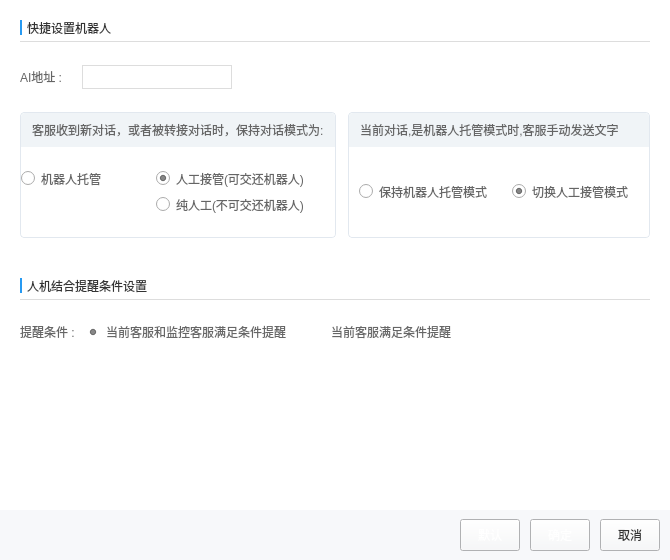
<?xml version="1.0" encoding="UTF-8"?>
<ui version="4.0">
 <class>UIYL_EachbotSettingWidget</class>
 <widget class="QWidget" name="UIYL_EachbotSettingWidget">
  <property name="geometry">
   <rect>
    <x>0</x>
    <y>0</y>
    <width>670</width>
    <height>560</height>
   </rect>
  </property>
  
  <property name="windowTitle">
   <string>UIEachBot 设置</string>
  </property>
  <property name="styleSheet">
   <string notr="true">background-color: rgb(255, 255, 255);</string>
  </property>
  <layout class="QHBoxLayout" name="horizontalLayout">
   <property name="spacing">
    <number>0</number>
   </property>
   <property name="margin" stdset="0">
    <number>0</number>
   </property>
   <item>
    <widget class="QWidget" name="widget_bg" native="true">
     <property name="styleSheet">
      <string notr="true">QWidget#widget_bg
{
background-color: rgb(255, 255, 255);
}
</string>
     </property>
     <layout class="QVBoxLayout" name="verticalLayout">
      <property name="spacing">
       <number>0</number>
      </property>
      <property name="margin" stdset="0">
       <number>0</number>
      </property>
      <item>
       <widget class="QWidget" name="widget_1_title" native="true">
        <property name="sizePolicy">
         <sizepolicy hsizetype="Preferred" vsizetype="Fixed">
          <horstretch>0</horstretch>
          <verstretch>0</verstretch>
         </sizepolicy>
        </property>
        <property name="minimumSize">
         <size>
          <width>0</width>
          <height>20</height>
         </size>
        </property>
        <layout class="QVBoxLayout" name="verticalLayout_7">
         <property name="spacing">
          <number>6</number>
         </property>
         <property name="leftMargin">
          <number>20</number>
         </property>
         <property name="topMargin">
          <number>20</number>
         </property>
         <property name="rightMargin">
          <number>20</number>
         </property>
         <property name="bottomMargin">
          <number>0</number>
         </property>
         <item>
          <widget class="QWidget" name="widget_1_1_content" native="true">
           <property name="minimumSize">
            <size>
             <width>0</width>
             <height>15</height>
            </size>
           </property>
           <property name="maximumSize">
            <size>
             <width>16777215</width>
             <height>15</height>
            </size>
           </property>
           <layout class="QHBoxLayout" name="horizontalLayout_6">
            <property name="spacing">
             <number>5</number>
            </property>
            <property name="margin" stdset="0">
             <number>0</number>
            </property>
            <item>
             <widget class="QLabel" name="label_20">
              <property name="sizePolicy">
               <sizepolicy hsizetype="Fixed" vsizetype="Preferred">
                <horstretch>0</horstretch>
                <verstretch>0</verstretch>
               </sizepolicy>
              </property>
              <property name="minimumSize">
               <size>
                <width>2</width>
                <height>0</height>
               </size>
              </property>
              <property name="maximumSize">
               <size>
                <width>2</width>
                <height>16777215</height>
               </size>
              </property>
              <property name="styleSheet">
               <string notr="true">QLabel
{
        background-color: #279AF2;
}</string>
              </property>
              <property name="text">
               <string/>
              </property>
             </widget>
            </item>
            <item>
             <widget class="QLabel" name="label_6">
              <property name="styleSheet">
               <string notr="true">QLabel
{
font: 14px &quot;微软雅黑&quot;;
color:#333333;
}</string>
              </property>
              <property name="text">
               <string>快捷设置机器人</string>
              </property>
             </widget>
            </item>
            <item>
             <spacer name="horizontalSpacer_10">
              <property name="orientation">
               <enum>Qt::Horizontal</enum>
              </property>
              <property name="sizeHint" stdset="0">
               <size>
                <width>590</width>
                <height>20</height>
               </size>
              </property>
             </spacer>
            </item>
           </layout>
          </widget>
         </item>
         <item>
          <widget class="Line" name="line_3">
           <property name="minimumSize">
            <size>
             <width>0</width>
             <height>1</height>
            </size>
           </property>
           <property name="maximumSize">
            <size>
             <width>16777215</width>
             <height>1</height>
            </size>
           </property>
           <property name="styleSheet">
            <string notr="true">border: 0px;
background-color: #dddddd;</string>
           </property>
           <property name="orientation">
            <enum>Qt::Horizontal</enum>
           </property>
          </widget>
         </item>
        </layout>
       </widget>
      </item>
      <item>
       <widget class="QWidget" name="widget_2_content" native="true">
        <property name="styleSheet">
         <string notr="true">QWidget#widget_settings
{
        background-color: rgba(255, 255, 255, 0);
}</string>
        </property>
        <layout class="QVBoxLayout" name="verticalLayout_2">
         <property name="spacing">
          <number>20</number>
         </property>
         <property name="leftMargin">
          <number>20</number>
         </property>
         <property name="topMargin">
          <number>20</number>
         </property>
         <property name="rightMargin">
          <number>20</number>
         </property>
         <property name="bottomMargin">
          <number>0</number>
         </property>
         <item>
          <widget class="QWidget" name="widget" native="true">
           <property name="minimumSize">
            <size>
             <width>0</width>
             <height>30</height>
            </size>
           </property>
           <layout class="QHBoxLayout" name="horizontalLayout_9">
            <property name="spacing">
             <number>6</number>
            </property>
            <property name="margin" stdset="0">
             <number>0</number>
            </property>
            <item>
             <widget class="QLabel" name="label_15">
              <property name="minimumSize">
               <size>
                <width>56</width>
                <height>0</height>
               </size>
              </property>
              <property name="maximumSize">
               <size>
                <width>56</width>
                <height>16777215</height>
               </size>
              </property>
              <property name="styleSheet">
               <string notr="true">font: 12px &quot;微软雅黑&quot;;
color: #656565;</string>
              </property>
              <property name="text">
               <string>AI地址 : </string>
              </property>
             </widget>
            </item>
            <item>
             <widget class="QComboBox" name="m_aiurl_comb">
              <property name="minimumSize">
               <size>
                <width>150</width>
                <height>24</height>
               </size>
              </property>
              <property name="styleSheet">
               <string notr="true">QComboBox
{
border:1px solid rgb(221, 221, 221);
font: 12px &quot;微软雅黑&quot;;
color: #333333;
padding-left:5px;
}

QComboBox::drop-down
{
width: 20px;
border: 0px;
}

QComboBox::down-arrow
{
width:20px;
height:30px;
image: url(:/YL/Resources/YL/MainTree/collapsed_two_level.png);
}

QComboBox QAbstractItemView
{
border:0px;
outline: 0;
font: 12px &quot;微软雅黑&quot;;
color: #666666;
margin-top:1px;
background-color: rgb(255, 255, 255);
}

QComboBox QAbstractItemView::item
{
height:26px;
}

QComboBox QAbstractItemView::item:hover
{
color: rgb(116, 116, 116);
background-color: rgb(230, 242, 255);
}

QComboBox QAbstractItemView::item:selected
{
color: rgb(116, 116, 116);
background-color: rgb(230, 242, 255);
}


QComboBox QAbstractScrollArea QScrollBar:vertical
{
        background-color: #d0d2d4;
}

QComboBox QAbstractScrollArea QScrollBar::handle:vertical
{
        background: rgb(160,160,160);
}

QComboBox QAbstractScrollArea QScrollBar::handle:vertical:hover
{
        background: rgb(90, 91, 93);
}</string>
              </property>
             </widget>
            </item>
            <item>
             <spacer name="horizontalSpacer_6">
              <property name="orientation">
               <enum>Qt::Horizontal</enum>
              </property>
              <property name="sizeHint" stdset="0">
               <size>
                <width>40</width>
                <height>20</height>
               </size>
              </property>
             </spacer>
            </item>
           </layout>
          </widget>
         </item>
         <item>
          <widget class="QWidget" name="widget_2_2_option" native="true">
           <layout class="QHBoxLayout" name="horizontalLayout_2">
            <property name="spacing">
             <number>12</number>
            </property>
            <property name="margin" stdset="0">
             <number>0</number>
            </property>
            <item>
             <widget class="QWidget" name="widget_3" native="true">
              <layout class="QVBoxLayout" name="verticalLayout_3">
               <property name="spacing">
                <number>15</number>
               </property>
               <property name="margin" stdset="0">
                <number>0</number>
               </property>
               <item>
                <widget class="QWidget" name="widget_8" native="true">
                 <property name="minimumSize">
                  <size>
                   <width>285</width>
                   <height>126</height>
                  </size>
                 </property>
                 <property name="maximumSize">
                  <size>
                   <width>16777215</width>
                   <height>176</height>
                  </size>
                 </property>
                 <property name="styleSheet">
                  <string notr="true">QWidget#widget_8
{
border: 1px solid #E2E8EF;
border-radius: 4px;
}</string>
                 </property>
                 <layout class="QVBoxLayout" name="verticalLayout_10">
                  <property name="spacing">
                   <number>0</number>
                  </property>
                  <property name="margin" stdset="0">
                   <number>1</number>
                  </property>
                  <item>
                   <widget class="QLabel" name="label_2">
                    <property name="minimumSize">
                     <size>
                      <width>0</width>
                      <height>34</height>
                     </size>
                    </property>
                    <property name="maximumSize">
                     <size>
                      <width>16777215</width>
                      <height>34</height>
                     </size>
                    </property>
                    <property name="styleSheet">
                     <string notr="true">font: 12px &quot;微软雅黑&quot;;
color: #656565;
background-color: #F0F4F7;
padding: 8px;

border-top-left-radius:4px;
border-top-right-radius:4px;
border-bottom-right-radius:0px;
border-bottom-left-radius:0px;</string>
                    </property>
                    <property name="text">
                     <string>客服收到新对话，或者被转接对话时，保持对话模式为:</string>
                    </property>
                   </widget>
                  </item>
                  <item>
                   <widget class="QWidget" name="widget_22" native="true">
                    <property name="styleSheet">
                     <string notr="true">border-top-left-radius:0px;
border-top-right-radius:0px;
border-bottom-right-radius:4px;
border-bottom-left-radius:4px;</string>
                    </property>
                    <layout class="QVBoxLayout" name="verticalLayout_5">
                     <property name="spacing">
                      <number>0</number>
                     </property>
                     <property name="margin" stdset="0">
                      <number>0</number>
                     </property>
                     <item>
                      <layout class="QGridLayout" name="gridLayout">
                       <property name="horizontalSpacing">
                        <number>17</number>
                       </property>
                       <property name="verticalSpacing">
                        <number>7</number>
                       </property>
                       <item row="0" column="0">
                        <widget class="QRadioButton" name="m_autoRobotRBtn">
                         <property name="minimumSize">
                          <size>
                           <width>48</width>
                           <height>0</height>
                          </size>
                         </property>
                         <property name="maximumSize">
                          <size>
                           <width>118</width>
                           <height>16777215</height>
                          </size>
                         </property>
                         <property name="styleSheet">
                          <string notr="true">font: 12px &quot;微软雅黑&quot;;
color: #656565;</string>
                         </property>
                         <property name="text">
                          <string>机器人托管</string>
                         </property>
                         <property name="checked">
                          <bool>false</bool>
                         </property>
                        </widget>
                       </item>
                       <item row="0" column="1">
                        <widget class="QRadioButton" name="m_manJoinBtn">
                         <property name="minimumSize">
                          <size>
                           <width>50</width>
                           <height>0</height>
                          </size>
                         </property>
                         <property name="maximumSize">
                          <size>
                           <width>180</width>
                           <height>16777215</height>
                          </size>
                         </property>
                         <property name="styleSheet">
                          <string notr="true">font: 12px &quot;微软雅黑&quot;;
color: #656565;</string>
                         </property>
                         <property name="text">
                          <string>人工接管(可交还机器人)</string>
                         </property>
                         <property name="checked">
                          <bool>true</bool>
                         </property>
                        </widget>
                       </item>
                       <item row="1" column="1">
                        <widget class="QRadioButton" name="m_manBtn">
                         <property name="minimumSize">
                          <size>
                           <width>50</width>
                           <height>0</height>
                          </size>
                         </property>
                         <property name="maximumSize">
                          <size>
                           <width>180</width>
                           <height>16777215</height>
                          </size>
                         </property>
                         <property name="styleSheet">
                          <string notr="true">font: 12px &quot;微软雅黑&quot;;
color: #656565;</string>
                         </property>
                         <property name="text">
                          <string>纯人工(不可交还机器人)</string>
                         </property>
                         <property name="checked">
                          <bool>false</bool>
                         </property>
                        </widget>
                       </item>
                      </layout>
                     </item>
                    </layout>
                   </widget>
                  </item>
                 </layout>
                </widget>
               </item>
              </layout>
             </widget>
            </item>
            <item>
             <widget class="QWidget" name="widget_7" native="true">
              <layout class="QVBoxLayout" name="verticalLayout_12">
               <property name="spacing">
                <number>15</number>
               </property>
               <property name="margin" stdset="0">
                <number>0</number>
               </property>
               <item>
                <widget class="QWidget" name="jointagpanel" native="true">
                 <property name="minimumSize">
                  <size>
                   <width>0</width>
                   <height>126</height>
                  </size>
                 </property>
                 <property name="maximumSize">
                  <size>
                   <width>16777215</width>
                   <height>126</height>
                  </size>
                 </property>
                 <property name="styleSheet">
                  <string notr="true">QWidget#jointagpanel
{
border: 1px solid #E2E8EF;
border-radius: 4px;
}</string>
                 </property>
                 <layout class="QVBoxLayout" name="verticalLayout_13">
                  <property name="spacing">
                   <number>0</number>
                  </property>
                  <property name="margin" stdset="0">
                   <number>1</number>
                  </property>
                  <item>
                   <widget class="QLabel" name="label_12">
                    <property name="minimumSize">
                     <size>
                      <width>0</width>
                      <height>34</height>
                     </size>
                    </property>
                    <property name="maximumSize">
                     <size>
                      <width>16777215</width>
                      <height>34</height>
                     </size>
                    </property>
                    <property name="styleSheet">
                     <string notr="true">font: 12px &quot;微软雅黑&quot;;
color: #656565;
background-color: #F0F4F7;
padding: 8px;

border-top-left-radius:4px;
border-top-right-radius:4px;
border-bottom-right-radius:0px;
border-bottom-left-radius:0px;</string>
                    </property>
                    <property name="text">
                     <string>当前对话,是机器人托管模式时,客服手动发送文字 </string>
                    </property>
                   </widget>
                  </item>
                  <item>
                   <widget class="QWidget" name="widget_33" native="true">
                    <property name="styleSheet">
                     <string notr="true">border-top-left-radius:0px;
border-top-right-radius:0px;
border-bottom-right-radius:4px;
border-bottom-left-radius:4px;</string>
                    </property>
                    <layout class="QHBoxLayout" name="horizontalLayout_14">
                     <property name="spacing">
                      <number>15</number>
                     </property>
                     <property name="leftMargin">
                      <number>10</number>
                     </property>
                     <property name="topMargin">
                      <number>0</number>
                     </property>
                     <property name="rightMargin">
                      <number>0</number>
                     </property>
                     <property name="bottomMargin">
                      <number>0</number>
                     </property>
                     <item>
                      <widget class="QRadioButton" name="m_noJoinInBtn">
                       <property name="minimumSize">
                        <size>
                         <width>48</width>
                         <height>0</height>
                        </size>
                       </property>
                       <property name="maximumSize">
                        <size>
                         <width>148</width>
                         <height>16777215</height>
                        </size>
                       </property>
                       <property name="styleSheet">
                        <string notr="true">font: 12px &quot;微软雅黑&quot;;
color: #656565;</string>
                       </property>
                       <property name="text">
                        <string>保持机器人托管模式</string>
                       </property>
                       <property name="checked">
                        <bool>false</bool>
                       </property>
                      </widget>
                     </item>
                     <item>
                      <widget class="QRadioButton" name="m_joinInBtn">
                       <property name="minimumSize">
                        <size>
                         <width>48</width>
                         <height>0</height>
                        </size>
                       </property>
                       <property name="maximumSize">
                        <size>
                         <width>148</width>
                         <height>16777215</height>
                        </size>
                       </property>
                       <property name="styleSheet">
                        <string notr="true">font: 12px &quot;微软雅黑&quot;;
color: #656565;</string>
                       </property>
                       <property name="text">
                        <string>切换人工接管模式</string>
                       </property>
                       <property name="checked">
                        <bool>true</bool>
                       </property>
                      </widget>
                     </item>
                    </layout>
                   </widget>
                  </item>
                 </layout>
                </widget>
               </item>
              </layout>
             </widget>
            </item>
           </layout>
          </widget>
         </item>
        </layout>
       </widget>
      </item>
      <item>
       <widget class="QWidget" name="widget_3_title" native="true">
        <property name="sizePolicy">
         <sizepolicy hsizetype="Preferred" vsizetype="Fixed">
          <horstretch>0</horstretch>
          <verstretch>0</verstretch>
         </sizepolicy>
        </property>
        <property name="minimumSize">
         <size>
          <width>0</width>
          <height>20</height>
         </size>
        </property>
        <layout class="QVBoxLayout" name="verticalLayout_8">
         <property name="spacing">
          <number>6</number>
         </property>
         <property name="leftMargin">
          <number>20</number>
         </property>
         <property name="topMargin">
          <number>40</number>
         </property>
         <property name="rightMargin">
          <number>20</number>
         </property>
         <property name="bottomMargin">
          <number>0</number>
         </property>
         <item>
          <widget class="QWidget" name="widget_3_1_content" native="true">
           <property name="minimumSize">
            <size>
             <width>0</width>
             <height>15</height>
            </size>
           </property>
           <property name="maximumSize">
            <size>
             <width>16777215</width>
             <height>15</height>
            </size>
           </property>
           <layout class="QHBoxLayout" name="horizontalLayout_8">
            <property name="spacing">
             <number>5</number>
            </property>
            <property name="margin" stdset="0">
             <number>0</number>
            </property>
            <item>
             <widget class="QLabel" name="label_21">
              <property name="sizePolicy">
               <sizepolicy hsizetype="Fixed" vsizetype="Preferred">
                <horstretch>0</horstretch>
                <verstretch>0</verstretch>
               </sizepolicy>
              </property>
              <property name="minimumSize">
               <size>
                <width>2</width>
                <height>0</height>
               </size>
              </property>
              <property name="maximumSize">
               <size>
                <width>2</width>
                <height>16777215</height>
               </size>
              </property>
              <property name="styleSheet">
               <string notr="true">QLabel
{
        background-color: #279AF2;
}</string>
              </property>
              <property name="text">
               <string/>
              </property>
             </widget>
            </item>
            <item>
             <widget class="QLabel" name="label_7">
              <property name="styleSheet">
               <string notr="true">QLabel
{
font: 14px &quot;微软雅黑&quot;;
color:#333333;
}</string>
              </property>
              <property name="text">
               <string>人机结合提醒条件设置</string>
              </property>
             </widget>
            </item>
            <item>
             <spacer name="horizontalSpacer_11">
              <property name="orientation">
               <enum>Qt::Horizontal</enum>
              </property>
              <property name="sizeHint" stdset="0">
               <size>
                <width>590</width>
                <height>20</height>
               </size>
              </property>
             </spacer>
            </item>
           </layout>
          </widget>
         </item>
         <item>
          <widget class="Line" name="line_4">
           <property name="minimumSize">
            <size>
             <width>0</width>
             <height>1</height>
            </size>
           </property>
           <property name="maximumSize">
            <size>
             <width>16777215</width>
             <height>1</height>
            </size>
           </property>
           <property name="styleSheet">
            <string notr="true">border: 0px;
background-color: #dddddd;</string>
           </property>
           <property name="orientation">
            <enum>Qt::Horizontal</enum>
           </property>
          </widget>
         </item>
        </layout>
       </widget>
      </item>
      <item>
       <widget class="QWidget" name="widget_4_promptCondition" native="true">
        <layout class="QHBoxLayout" name="horizontalLayout_15">
         <property name="spacing">
          <number>0</number>
         </property>
         <property name="margin" stdset="0">
          <number>20</number>
         </property>
         <item>
          <widget class="QLabel" name="label_13">
           <property name="minimumSize">
            <size>
             <width>56</width>
             <height>0</height>
            </size>
           </property>
           <property name="maximumSize">
            <size>
             <width>56</width>
             <height>16777215</height>
            </size>
           </property>
           <property name="styleSheet">
            <string notr="true">font: 12px &quot;微软雅黑&quot;;
color: #656565;</string>
           </property>
           <property name="text">
            <string>提醒条件 : </string>
           </property>
          </widget>
         </item>
         <item>
          <spacer name="horizontalSpacer_21">
           <property name="orientation">
            <enum>Qt::Horizontal</enum>
           </property>
           <property name="sizeType">
            <enum>QSizePolicy::Fixed</enum>
           </property>
           <property name="sizeHint" stdset="0">
            <size>
             <width>10</width>
             <height>20</height>
            </size>
           </property>
          </spacer>
         </item>
         <item>
          <widget class="QRadioButton" name="m_rBtn_currCustAndMoniCust">
           <property name="styleSheet">
            <string notr="true">background-color: rgba(255, 255, 255, 0);
font: 12px &quot;微软雅黑&quot;;
color: #666666;</string>
           </property>
           <property name="text">
            <string>当前客服和监控客服满足条件提醒</string>
           </property>
           <property name="checked">
            <bool>true</bool>
           </property>
          </widget>
         </item>
         <item>
          <spacer name="horizontalSpacer_22">
           <property name="orientation">
            <enum>Qt::Horizontal</enum>
           </property>
           <property name="sizeType">
            <enum>QSizePolicy::Fixed</enum>
           </property>
           <property name="sizeHint" stdset="0">
            <size>
             <width>20</width>
             <height>20</height>
            </size>
           </property>
          </spacer>
         </item>
         <item>
          <widget class="QRadioButton" name="m_rBtn_currCust">
           <property name="styleSheet">
            <string notr="true">background-color: rgba(255, 255, 255, 0);
font: 12px &quot;微软雅黑&quot;;
color: #666666;</string>
           </property>
           <property name="text">
            <string>当前客服满足条件提醒</string>
           </property>
          </widget>
         </item>
         <item>
          <spacer name="horizontalSpacer_23">
           <property name="orientation">
            <enum>Qt::Horizontal</enum>
           </property>
           <property name="sizeHint" stdset="0">
            <size>
             <width>40</width>
             <height>20</height>
            </size>
           </property>
          </spacer>
         </item>
        </layout>
       </widget>
      </item>
      <item>
       <spacer name="verticalSpacer">
        <property name="orientation">
         <enum>Qt::Vertical</enum>
        </property>
        <property name="sizeHint" stdset="0">
         <size>
          <width>20</width>
          <height>40</height>
         </size>
        </property>
       </spacer>
      </item>
      <item>
       <widget class="QWidget" name="widget_5_btns" native="true">
        <property name="minimumSize">
         <size>
          <width>0</width>
          <height>50</height>
         </size>
        </property>
        <property name="maximumSize">
         <size>
          <width>16777215</width>
          <height>50</height>
         </size>
        </property>
        <property name="styleSheet">
         <string notr="true">background-color: #f7f8fa;</string>
        </property>
        <layout class="QHBoxLayout" name="horizontalLayout_5">
         <property name="spacing">
          <number>10</number>
         </property>
         <property name="leftMargin">
          <number>20</number>
         </property>
         <property name="topMargin">
          <number>0</number>
         </property>
         <property name="rightMargin">
          <number>10</number>
         </property>
         <property name="bottomMargin">
          <number>0</number>
         </property>
         <item>
          <spacer name="horizontalSpacer_8">
           <property name="orientation">
            <enum>Qt::Horizontal</enum>
           </property>
           <property name="sizeHint" stdset="0">
            <size>
             <width>324</width>
             <height>20</height>
            </size>
           </property>
          </spacer>
         </item>
         <item>
          <widget class="QToolButton" name="m_defaultBtn">
           <property name="minimumSize">
            <size>
             <width>60</width>
             <height>32</height>
            </size>
           </property>
           <property name="styleSheet">
            <string notr="true">QToolButton{
        border-image: url(:/Resources/Ws/btn_setting_normal.png);
        color: #ffffff;
}
QToolButton:hover{
        border-image: url(:/Resources/Ws/btn_setting_over.png);
        color: #ffffff;
}
QToolButton:pressed{
        border-image: url(:/Resources/Ws/btn_setting_over.png);
        color: #ffffff;
}
</string>
           </property>
           <property name="text">
            <string>默认</string>
           </property>
          </widget>
         </item>
         <item>
          <widget class="QToolButton" name="m_okBtn">
           <property name="minimumSize">
            <size>
             <width>60</width>
             <height>32</height>
            </size>
           </property>
           <property name="styleSheet">
            <string notr="true">QToolButton{
        border-image: url(:/Resources/Ws/btn_setting_normal.png);
        color: #ffffff;
}
QToolButton:hover{
        border-image: url(:/Resources/Ws/btn_setting_over.png);
        color: #ffffff;
}
QToolButton:pressed{
        border-image: url(:/Resources/Ws/btn_setting_over.png);
        color: #ffffff;
}
</string>
           </property>
           <property name="text">
            <string>确定</string>
           </property>
          </widget>
         </item>
         <item>
          <widget class="QToolButton" name="m_cancelBtn">
           <property name="minimumSize">
            <size>
             <width>60</width>
             <height>32</height>
            </size>
           </property>
           <property name="styleSheet">
            <string notr="true">QToolButton{
        border-image: url(:/Resources/Ws/btn86x32_noraml.png);
        color: #333333;
}
QToolButton:hover{
        border-image: url(:/Resources/Ws/btn86x32_over.png);
        color: #333333;
}
QToolButton:pressed{
        border-image: url(:/Resources/Ws/btn86x32_over.png);
        color: #333333;
}
</string>
           </property>
           <property name="text">
            <string>取消</string>
           </property>
          </widget>
         </item>
        </layout>
       </widget>
      </item>
     </layout>
    </widget>
   </item>
  </layout>
 </widget>
 <layoutdefault spacing="6" margin="11"/>
 <resources/>
 <connections/>
</ui>
